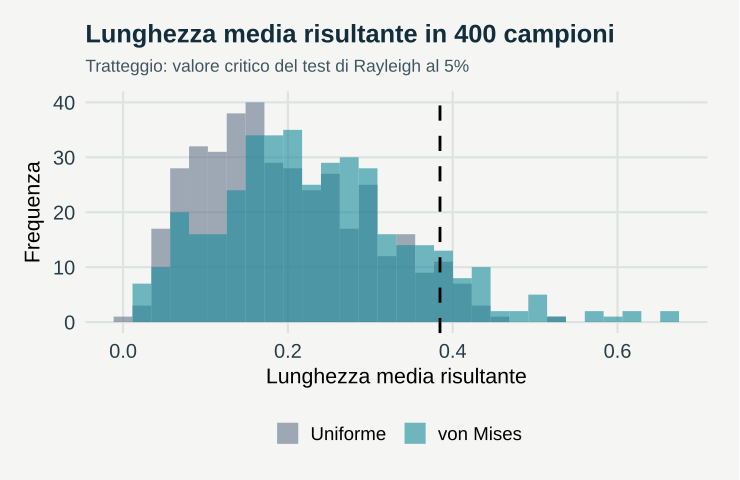

The script that saved this image:
# GeoStat Lab — funzioni comuni. R >= 4.3; ggplot2 >= 3.4; jsonlite.
suppressPackageStartupMessages(library(ggplot2))
col_geo <- c('#168B9C','#BC5B35','#7054A4','#A17B19','#227864','#64748B')
theme_set(theme_minimal(base_size=17, base_family='sans') + theme(
  plot.background=element_rect(fill='#F5F6F3',colour=NA),
  panel.background=element_rect(fill='#F5F6F3',colour=NA),
  panel.grid.minor=element_blank(),panel.grid.major=element_line(colour='#DCE3E2'),
  plot.title=element_text(size=19,face='bold',colour='#122D3B'),
  plot.subtitle=element_text(size=13,colour='#405560',margin=margin(b=12)),
  axis.text=element_text(size=15,colour='#273E4A'),axis.title=element_text(size=16),
  legend.position='bottom',legend.title=element_blank(),legend.text=element_text(size=14),
  strip.text=element_text(size=15,face='bold'),plot.margin=margin(18,24,18,18)))
metric <- function(...) data.frame(grandezza=names(c(...)),valore=as.character(c(...)),check.names=FALSE)
f <- function(x,d=3) {out<-formatC(x,digits=d,format='fg');out[!is.finite(x)]<-'Non definito';out}
line_plot <- function(d,x='x',y='y',title='',xl=x,yl=y,group=NULL) {
 p<-ggplot(d,aes(x=.data[[x]],y=.data[[y]]))
 if(is.null(group)) p<-p+geom_line(colour=col_geo[1],linewidth=1.05) else p<-p+aes(colour=.data[[group]],group=.data[[group]])+geom_line(linewidth=1)+scale_colour_manual(values=col_geo)
 p+labs(title=title,x=xl,y=yl)
}
point_plot <- function(d,x='x',y='y',title='',xl=x,yl=y,group=NULL) {
 p<-ggplot(d,aes(x=.data[[x]],y=.data[[y]]))
 if(is.null(group))p<-p+geom_point(colour=col_geo[1],size=2.5,alpha=.8) else p<-p+aes(colour=.data[[group]])+geom_point(size=2.7,alpha=.85)+scale_colour_manual(values=col_geo)
 p+labs(title=title,x=xl,y=yl)
}
hist_plot<-function(x,title='',xl='Valore',bins=20)ggplot(data.frame(x=x),aes(x))+geom_histogram(bins=bins,fill=col_geo[1],colour='#F5F6F3')+labs(title=title,x=xl,y='Frequenza')
bar_plot<-function(d,x='gruppo',y='valore',title='',yl='Valore')ggplot(d,aes(x=.data[[x]],y=.data[[y]],fill=.data[[x]]))+geom_col(width=.65)+scale_fill_manual(values=rep(col_geo,length.out=length(unique(d[[x]])) ))+guides(fill='none')+labs(title=title,x=NULL,y=yl)
map_plot<-function(d,z='z',title='',xl='Est [km]',yl='Nord [km]')ggplot(d,aes(x,y,fill=.data[[z]]))+geom_raster()+coord_equal()+scale_fill_gradientn(colours=c('#153F56','#298C9C','#B8CDB2','#F1D889','#AD542F'))+labs(title=title,x=xl,y=yl)
acf_data<-function(x,lag=20){a<-acf(x,lag.max=min(lag,length(x)-1),plot=FALSE);data.frame(x=as.vector(a$lag)[-1],y=as.vector(a$acf)[-1])}
# AR(1), distribuzione marginale stazionaria N(0, 1).
ar_series<-function(n,rho){x<-numeric(n);x[1]<-rnorm(1);for(i in 2:n)x[i]<-rho*x[i-1]+sqrt(1-rho^2)*rnorm(1);x}
# Distanze euclidee in unità metriche già dichiarate; nessuna conversione implicita di CRS.
dist_cross<-function(a,b)sqrt(outer(a[,1],b[,1],'-')^2+outer(a[,2],b[,2],'-')^2)
# Predittore IDW: i punti coincidenti ricevono esattamente il valore osservato.
idw<-function(xy,z,new,power=2){dd<-dist_cross(new,xy);apply(dd,1,function(d)if(any(d<1e-10))mean(z[d<1e-10])else weighted.mean(z,d^(-power)))}
# CART didattico binario: divisioni assiali che minimizzano l'impurità di Gini.
cart_fit<-function(x,y,depth=2,minleaf=4){
 node<-list(p=mean(y),n=length(y));if(depth<1||length(unique(y))<2||length(y)<2*minleaf)return(node)
 best<-Inf
 for(j in seq_len(ncol(x))){v<-sort(unique(x[,j])); if(length(v)<2)next
  for(cut in (head(v,-1)+tail(v,-1))/2){left<-x[,j]<=cut;nl<-sum(left);nr<-sum(!left);if(min(nl,nr)<minleaf)next
   score<-nl*mean(y[left])*(1-mean(y[left]))+nr*mean(y[!left])*(1-mean(y[!left]))
   if(score<best){best<-score;node$j<-j;node$cut<-cut;split<-left}
  }
 }
 if(is.finite(best)){node$left<-cart_fit(x[split,,drop=FALSE],y[split],depth-1,minleaf);node$right<-cart_fit(x[!split,,drop=FALSE],y[!split],depth-1,minleaf)};node
}
cart_predict<-function(tree,x)apply(x,1,function(row){t<-tree;while(!is.null(t$j))t<-if(row[t$j]<=t$cut)t$left else t$right;t$p})
p <- list(kappa = 0.3, n = 20, seed = 17)
set.seed(p$seed)
rvm <- function(n, mu, k) {
    a <- 1 + sqrt(1 + 4 * k^2)
    b <- (a - sqrt(2 * a))/(2 * k)
    r <- (1 + b^2)/(2 * b)
    out <- numeric(0)
    while (length(out) < n) {
        u1 <- runif(n)
        u2 <- runif(n)
        u3 <- runif(n)
        z <- cos(pi * u1)
        fz <- (1 + r * z)/(r + z)
        g <- k * (r - fz)
        ok <- g * (2 - g) - u2 > 0 | log(g/u2) + 1 - g >= 0
        out <- c(out, sign(u3[ok] - 0.5) * acos(fz[ok]))
    }
    (mu + out[1:n])%%(2 * pi)
}

pval <- function(Z, n) pmin(1, exp(-Z) * (1 + (2 * Z - Z^2)/(4 * n) - (24 * Z - 132 * Z^2 + 76 * Z^3 - 
    9 * Z^4)/(288 * n^2)))

Rbar <- function(x) sqrt(mean(cos(x))^2 + mean(sin(x))^2)

R1 <- replicate(400, Rbar(rvm(p$n, 0, p$kappa)))

R0 <- replicate(400, Rbar(runif(p$n, 0, 2 * pi)))

pv <- pval(p$n * R1^2, p$n)

rc <- sqrt(uniroot(function(z) pval(z, p$n) - 0.05, c(0.5, 10))$root/p$n)

data <- data.frame(R = c(R0, R1), ipotesi = rep(c("Uniforme", "von Mises"), each = 400))

plots <- list(ggplot(data, aes(R, fill = ipotesi)) + geom_histogram(bins = 30, position = "identity", 
    alpha = 0.6, colour = NA) + geom_vline(xintercept = rc, linetype = 2, linewidth = 1) + scale_fill_manual(values = col_geo[c(6, 
    1)]) + labs(title = "Lunghezza media risultante in 400 campioni", subtitle = "Tratteggio: valore critico del test di Rayleigh al 5%", 
    x = "Lunghezza media risultante", y = "Frequenza"))

metrics <- metric(`Potenza stimata` = f(mean(pv < 0.05)), `Quota di rifiuti con dati uniformi` = f(mean(pval(p$n * 
    R0^2, p$n) < 0.05)), `Valore critico di R` = f(rc), `R medio sotto von Mises` = f(mean(R1)), `Campioni simulati` = 400)
print(metrics,row.names=FALSE)
ggplot2::ggsave('m18-rayleigh-A.svg',plots[[1]],device=svglite::svglite,width=7.7,height=5.0,bg='#F8F6F1')
